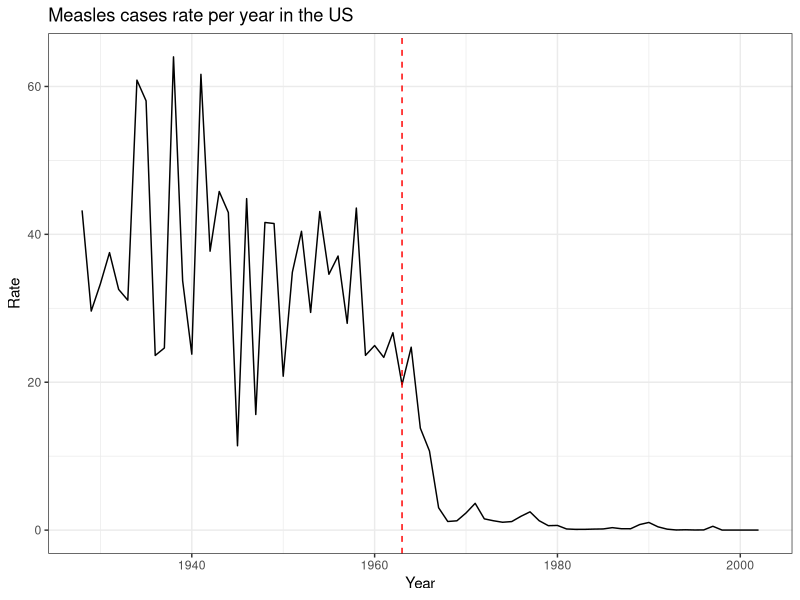
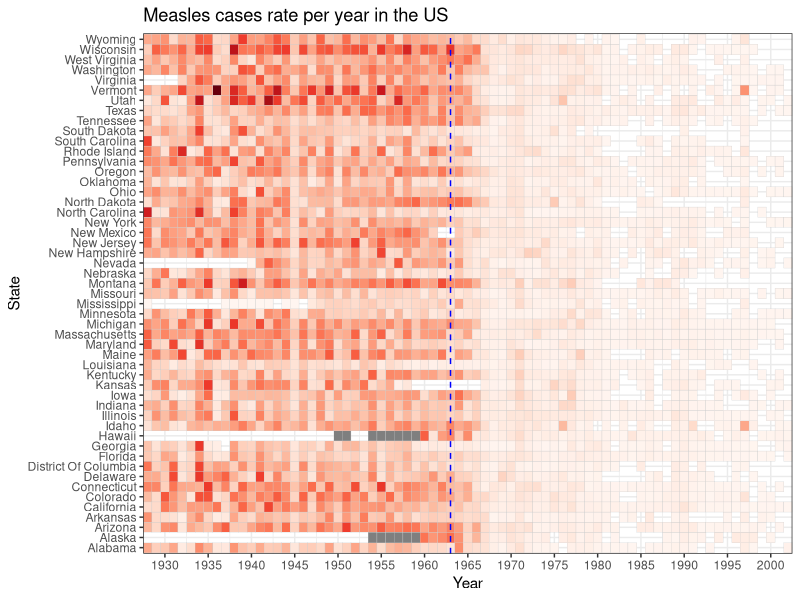

Recreate these plots in R, in order.
## ---- chunk 1
library(tidyverse)
library(dslabs)

avg<- us_contagious_diseases |> filter(disease == "Measles" & !state %in% c("Alaska","Hawaii") & weeks_reporting > 0) |>
  group_by(year) |>
  summarize(rate = sum(count/weeks_reporting*52, na.rm = TRUE)/sum(population)*10000)

avg |> 
  ggplot(aes(year,rate)) +  
  geom_line() + 
  geom_vline(xintercept = 1963, linetype = "dashed", color = "red") +
  labs(x="Year", y="Rate", title="Measles cases rate per year in the US") + 
  theme_bw() 
## ---- chunk 2
## use this color pallete
reds <- RColorBrewer::brewer.pal(9, "Reds")

#Data organized by state (higher rates to lower rates)
avg <- 
  us_contagious_diseases |> 
  filter(disease == "Measles" & weeks_reporting > 0) |>
  group_by(year, state) |>
  summarize(rate = sum(count/weeks_reporting*52, na.rm = TRUE)/sum(population)*10000)

avg |> 
  ggplot(aes(year, state, fill=sqrt(rate))) +  
  geom_tile(color= "grey80")+
  geom_vline(xintercept = 1963, linetype = "dashed", color = "blue") +
  scale_fill_gradientn(colors=reds)+
  labs(x="Year", y="State", title="Measles cases rate per year in the US") + 
  theme_bw() + 
  theme(legend.position = "none") +
  scale_x_continuous(breaks = seq(1930, 2002, by = 5),expand=c(0,0))
